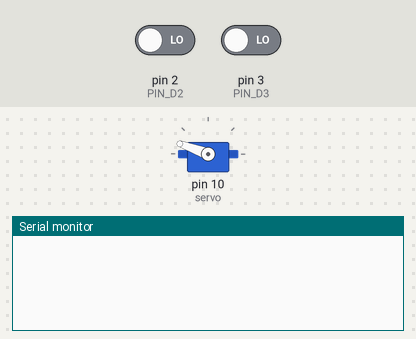
The sketch below on a simulated Arduino Nano, built with avr-gcc and run on an emulated ATmega328P. On the bench: servo, the last lines printed to the serial monitor. The test bench sets the inputs (shaded band); at power-on: pin 3 (PIN_D3) LOW, pin 2 (PIN_D2) LOW.

Above: at 1.2 s.
1.3 s: pin 3 (PIN_D3) driven HIGH
At 2.3 s:
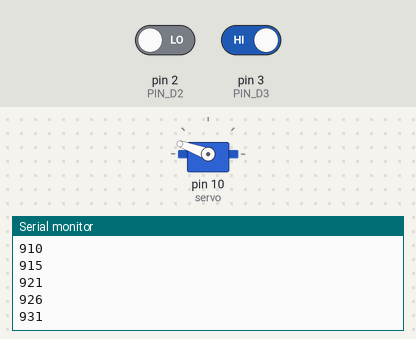
2.8 s: pin 3 (PIN_D3) driven LOW
At 3.8 s:
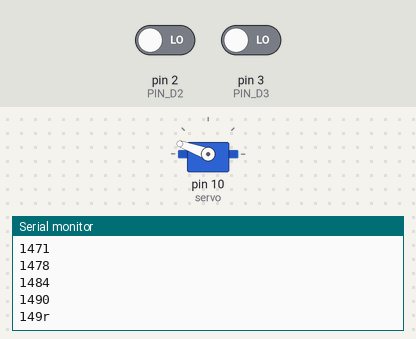
Timing chart, 0 to 5.8 s (numbered marks = the images above; inputs shaded):
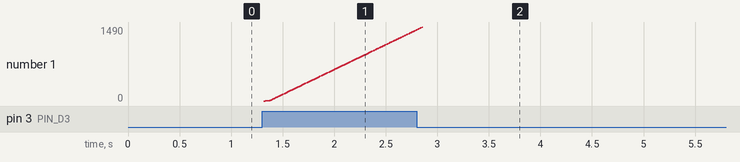

The sketch:

funny_action.ino
```cpp
/**
 *    \file funny_action.ino
 *    \brief code de la funny action
 *    \author Olivier Jombart
 *    \date Avril 2017
 */
//_______________________________________________________________________________________________________
#include <Servo.h>
#include <Arduino.h>

#define _DEBUG_ true
#define _TEST_ARRET_URGENCE_ET_CARTE_MERE_ false

unsigned long interval = 12000L; //Au bout de 90s, lancement funny action
const int PIN_D2 = 2; //Pin pour le bouton arret d'urgence, arret funny action si = HIGH
const int PIN_D3 = 3; //Pin pour la lancé de la funny action, ordre venant de la carte mère : HIGH
const int PIN_D5 = 5; // Pin test sortant un état HIGH
const int PIN_D6 = 6; // Pin test sortant un état HIGH

/**
 * \struct myMillis
 * \brief permet le reset de la millis
 */
struct myMillis
{
        unsigned long offset = 0;
        void set(unsigned long current) {
                offset = millis() - current;
        }
        void reset() {
                offset = millis();
        }
        unsigned long get() {
                return millis() - offset;
        }
};

bool flag = false;    //arret de la funny une fois lancée

Servo servo;
myMillis MM;


//_______________________________________________________________________________________________________
/**
 * \fn void servoMoteur()
 * \brief fonction d'interruption à la pin D2, reset la milis au lancement de l'ordre
 */
void servoMoteur()
{
        servo.write(20);
        if (_DEBUG_) Serial.println("Fusee lancee");
}


/**
 * \fn void interruption()
 * \brief fonction d'interruption à la pin D2, reset la milis au lancement de l'ordre
 */
void interruption()
{
        MM.reset();
        if (_DEBUG_) Serial.println("reset millis");
}


/**
 * \fn void setup()
 * \brief fonction d'initialisation
 */
void setup()
{
        pinMode(PIN_D2,INPUT);
        if (_TEST_ARRET_URGENCE_ET_CARTE_MERE_)
        {
                pinMode(PIN_D5,OUTPUT); //Pin test
                pinMode(PIN_D6,OUTPUT); //Pin test
        }

        attachInterrupt(digitalPinToInterrupt(PIN_D3),interruption,HIGH);
        Serial.begin(9600);
        servo.attach(10); // Servo moteur sur la PIN 10

        if (_TEST_ARRET_URGENCE_ET_CARTE_MERE_)
        {
                digitalWrite(PIN_D5,HIGH); //Pin test
                digitalWrite(PIN_D6,HIGH); //Pin test
        }

        servo.write(160);
}


/**
 * \fn void interruption()
 * \brief fonction de boucle principale
 */
void loop()
{
        if (digitalRead(PIN_D3)==HIGH && flag==false && digitalRead(PIN_D2)==LOW)
        {
                Serial.println(MM.get());
                if(MM.get() >= interval)
                {
                        servoMoteur();
                        flag = true;
                        delay(2000);
                        servo.write(160);
                }
        }
}
```

Measured:
- after the input at 1.3 s, the serial monitor: prints a new line at once (image 1)
